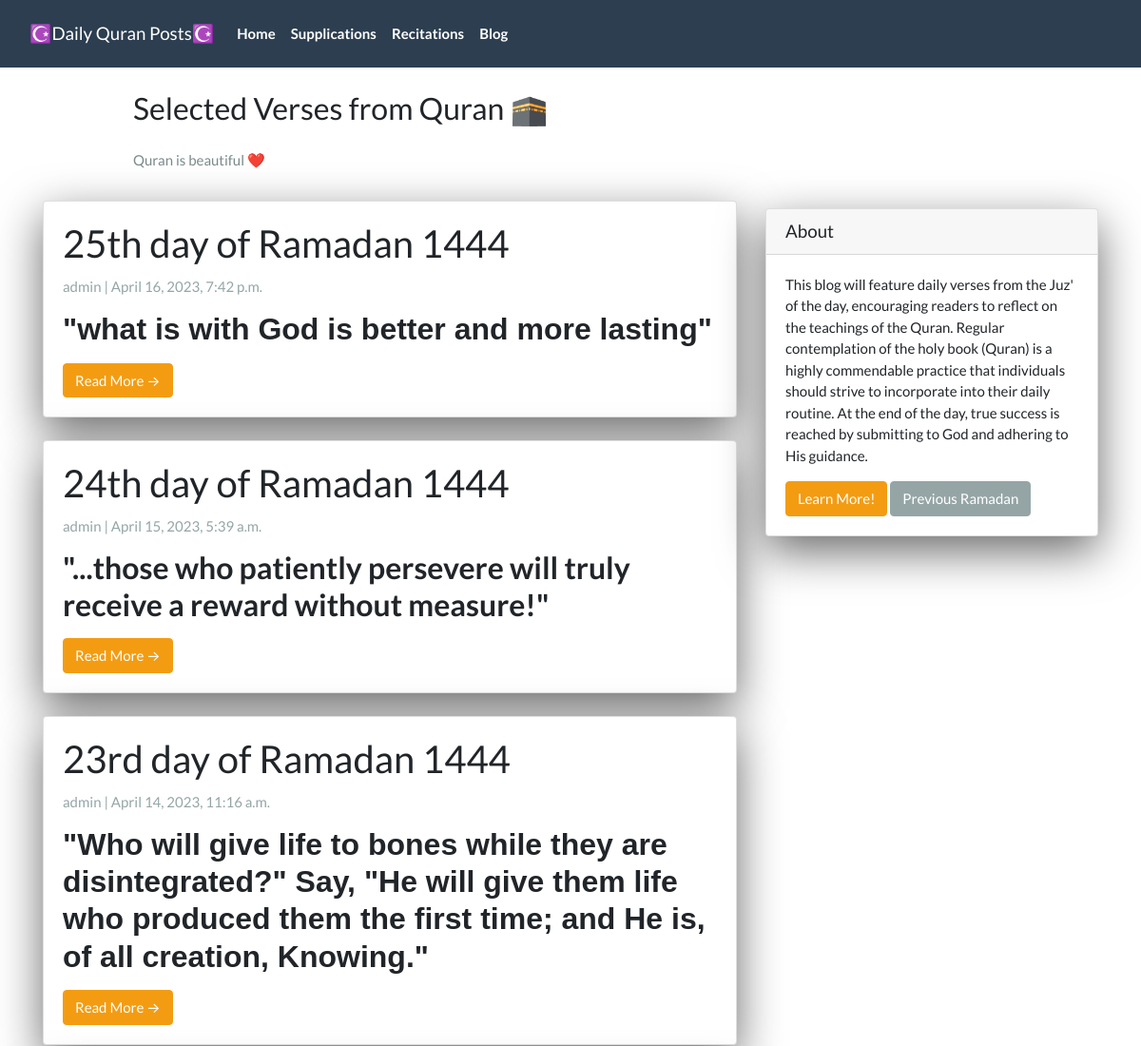
The app's page / (upper part), older data.
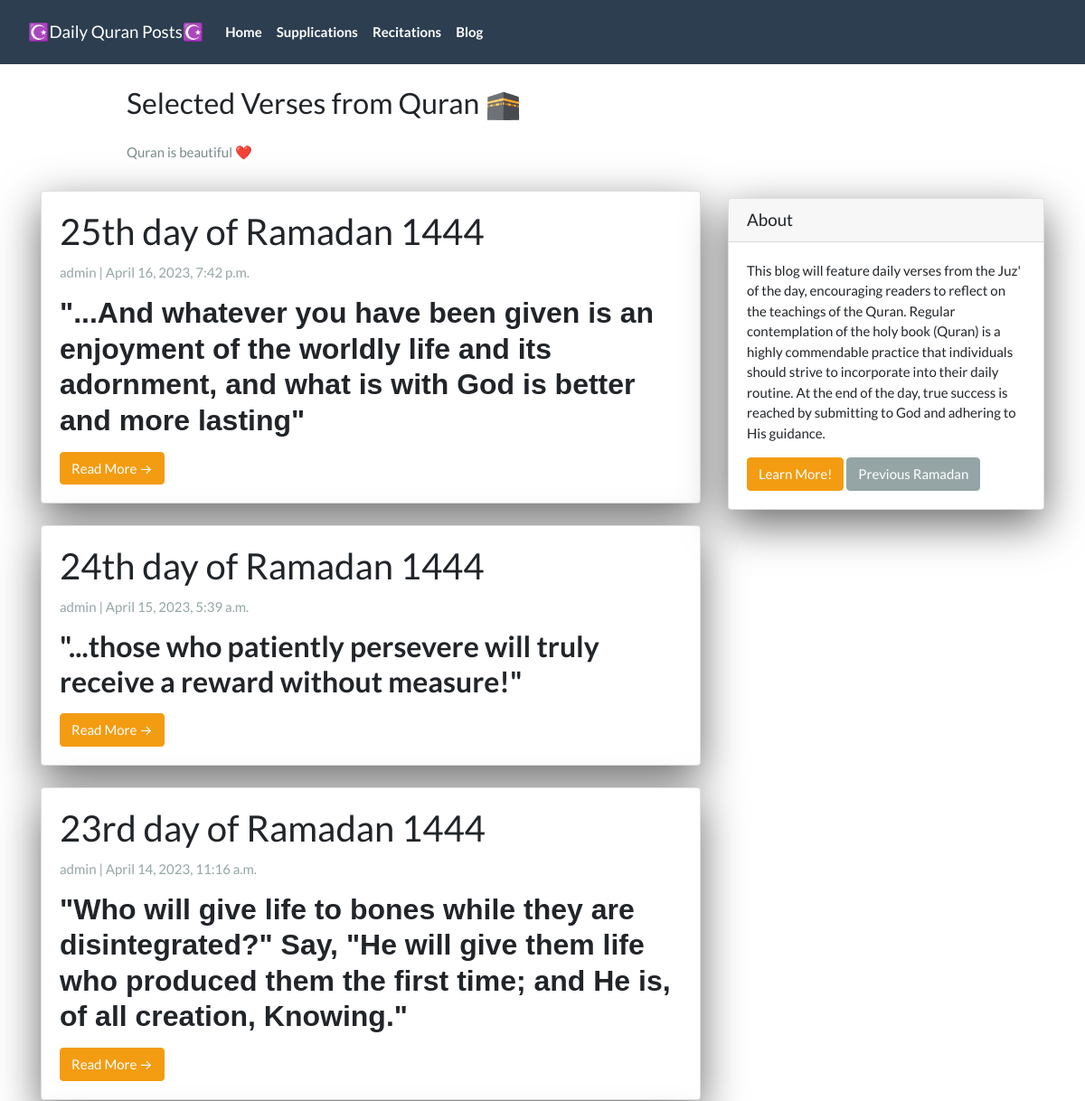
The same page, newer data.
### App/models.py (models this page shows, shortened)
class Post(models.Model):
  title =  models.CharField(max_length=200, unique=True)
  slug =   models.SlugField(max_length=200, unique=True)
  author = models.ForeignKey(User, on_delete=models.CASCADE, related_name='blog_posts')
  created_on = models.DateTimeField(auto_now_add=True)
  updated_on = models.DateTimeField(auto_now=True)
  summary = RichTextField(blank=True, null=True)
  content = RichTextField(blank=True, null=True)
  video_link = EmbedVideoField(blank=True, null=True)
  status = models.IntegerField(choices=STATUS, default=0)
  class Meta:
    ordering = ['-created_on']

### App/views.py (the view)
# urls.py: path('',                PostList.as_view(),           name="home"),
class PostList(generic.ListView):
  queryset = Post.objects.filter(status=1).order_by('-created_on')
  template_name = 'index.html'

### App/templates/index.html (shortened to what this page needs)
{% extends "base.html" %}
{% block content %}
<header class="masthead">
  <div class="container">
    <div class="row">
      <div class=" col-md-8 col-md-10 mx-auto">
        <div class="site-heading">
          <h3 class=" site-heading my-4 mt-3 text-black">Selected Verses from Quran 🕋</h3>
          <p class="text-dark">Quran is beautiful ❤️</p>
        </div>
      </div>
    </div>
  </div>
</header>
<div class="container">
  <div class="row">
    <div class="col-md-8 mt-3 left">
      {% for post in post_list %}
      <div class="card mb-4">
        <div class="card-body">
          <h2 class="card-title">{{ post.title }}</h2>
          <p class="card-text text-muted h6">{{ post.author }} | {{ post.created_on}} </p>
          <p class="card-text">{{post.summary | safe}}</p>
          <a href="{% url 'post_detail' post.slug  %}" class="btn btn-warning">Read More &RightArrow;</a>
        </div>
      </div>
      {% endfor %}
    </div>
    {% block sidebar %}
    {% include 'sidebar.html' %}
    {% endblock sidebar %}
  </div>
</div>
{%endblock%}

Row changes from the older to the newer data that the page shows:
changed Post "25th day of Ramadan 1444": summary "\"what is with God is better and more lasting\"" → "\"...And whatever you have been given is an enjoyment of the worldly life and its adornment, and what is with God is better and more lasting\""
